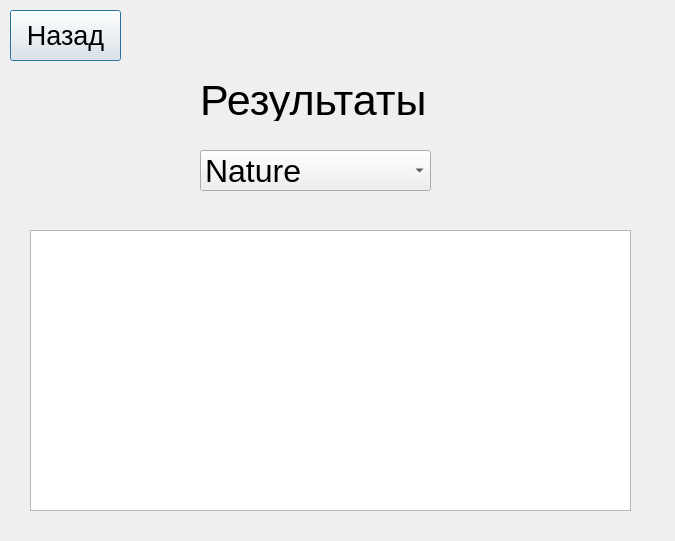
<?xml version="1.0" encoding="UTF-8"?>
<ui version="4.0">
 <class>Dialog</class>
 <widget class="QDialog" name="Dialog">
  <property name="geometry">
   <rect>
    <x>0</x>
    <y>0</y>
    <width>675</width>
    <height>541</height>
   </rect>
  </property>
  <property name="font">
   <font>
    <pointsize>16</pointsize>
   </font>
  </property>
  <property name="windowTitle">
   <string>Dialog</string>
  </property>
  <widget class="QPushButton" name="pushButton">
   <property name="geometry">
    <rect>
     <x>10</x>
     <y>10</y>
     <width>111</width>
     <height>51</height>
    </rect>
   </property>
   <property name="font">
    <font>
     <pointsize>20</pointsize>
    </font>
   </property>
   <property name="text">
    <string>Назад</string>
   </property>
  </widget>
  <widget class="QLabel" name="label">
   <property name="geometry">
    <rect>
     <x>200</x>
     <y>80</y>
     <width>241</width>
     <height>41</height>
    </rect>
   </property>
   <property name="font">
    <font>
     <pointsize>32</pointsize>
    </font>
   </property>
   <property name="text">
    <string>Результаты</string>
   </property>
  </widget>
  <widget class="QComboBox" name="comboBox">
   <property name="geometry">
    <rect>
     <x>200</x>
     <y>150</y>
     <width>231</width>
     <height>41</height>
    </rect>
   </property>
   <property name="font">
    <font>
     <pointsize>24</pointsize>
    </font>
   </property>
   <item>
    <property name="text">
     <string>Nature</string>
    </property>
   </item>
   <item>
    <property name="text">
     <string>History</string>
    </property>
   </item>
   <item>
    <property name="text">
     <string>Geography</string>
    </property>
   </item>
  </widget>
  <widget class="QListWidget" name="listWidget">
   <property name="geometry">
    <rect>
     <x>30</x>
     <y>230</y>
     <width>601</width>
     <height>281</height>
    </rect>
   </property>
   <property name="font">
    <font>
     <pointsize>16</pointsize>
    </font>
   </property>
  </widget>
 </widget>
 <resources/>
 <connections/>
</ui>
